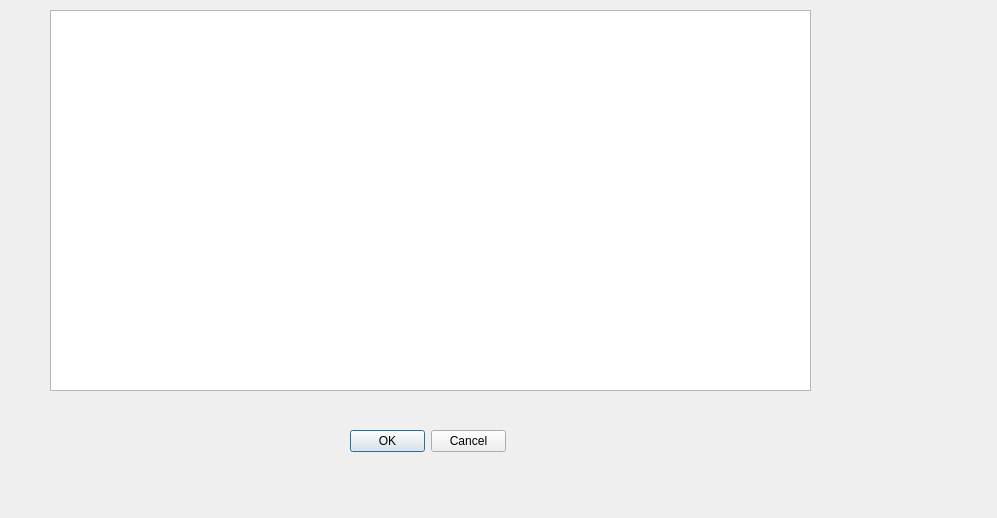
<?xml version="1.0" encoding="UTF-8"?>
<ui version="4.0">
 <class>Dialog_FileExploer</class>
 <widget class="QDialog" name="Dialog_FileExploer">
  <property name="geometry">
   <rect>
    <x>0</x>
    <y>0</y>
    <width>997</width>
    <height>518</height>
   </rect>
  </property>
  <property name="windowTitle">
   <string>Dialog</string>
  </property>
  <widget class="QTreeView" name="treeView_FileExplorer">
   <property name="geometry">
    <rect>
     <x>50</x>
     <y>10</y>
     <width>761</width>
     <height>381</height>
    </rect>
   </property>
  </widget>
  <widget class="QDialogButtonBox" name="buttonBox">
   <property name="geometry">
    <rect>
     <x>350</x>
     <y>430</y>
     <width>156</width>
     <height>23</height>
    </rect>
   </property>
   <property name="standardButtons">
    <set>QDialogButtonBox::Cancel|QDialogButtonBox::Ok</set>
   </property>
  </widget>
 </widget>
 <resources/>
 <connections/>
</ui>
